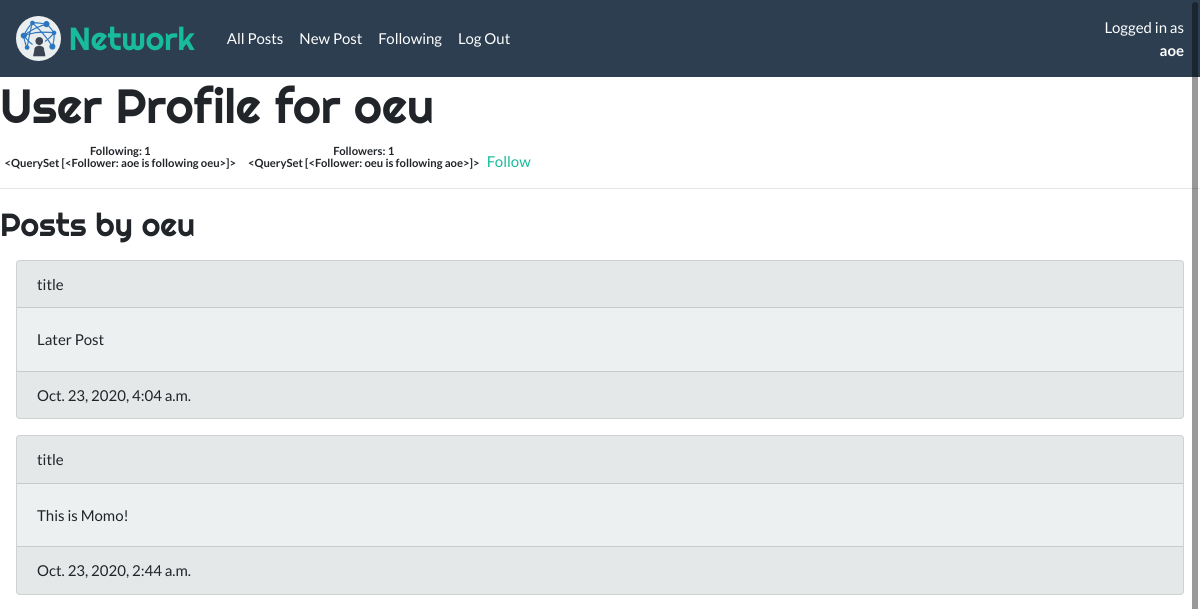
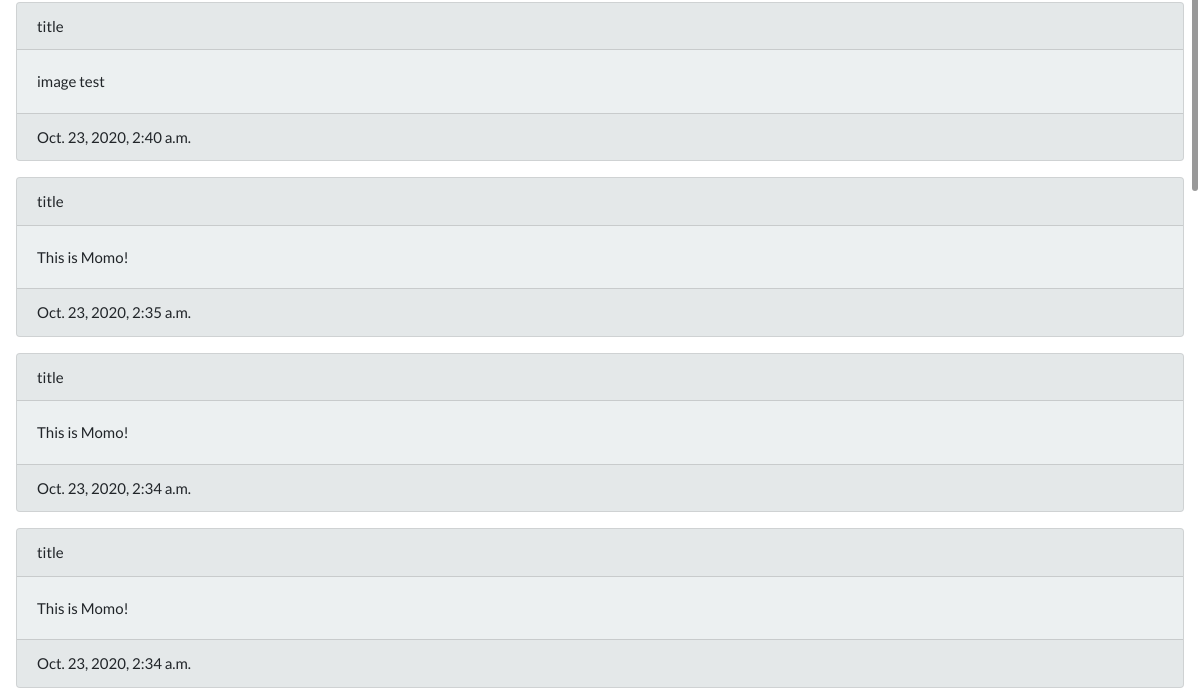
Page /user/1 (signed in) on the earlier database version (2 pictures, top to bottom).
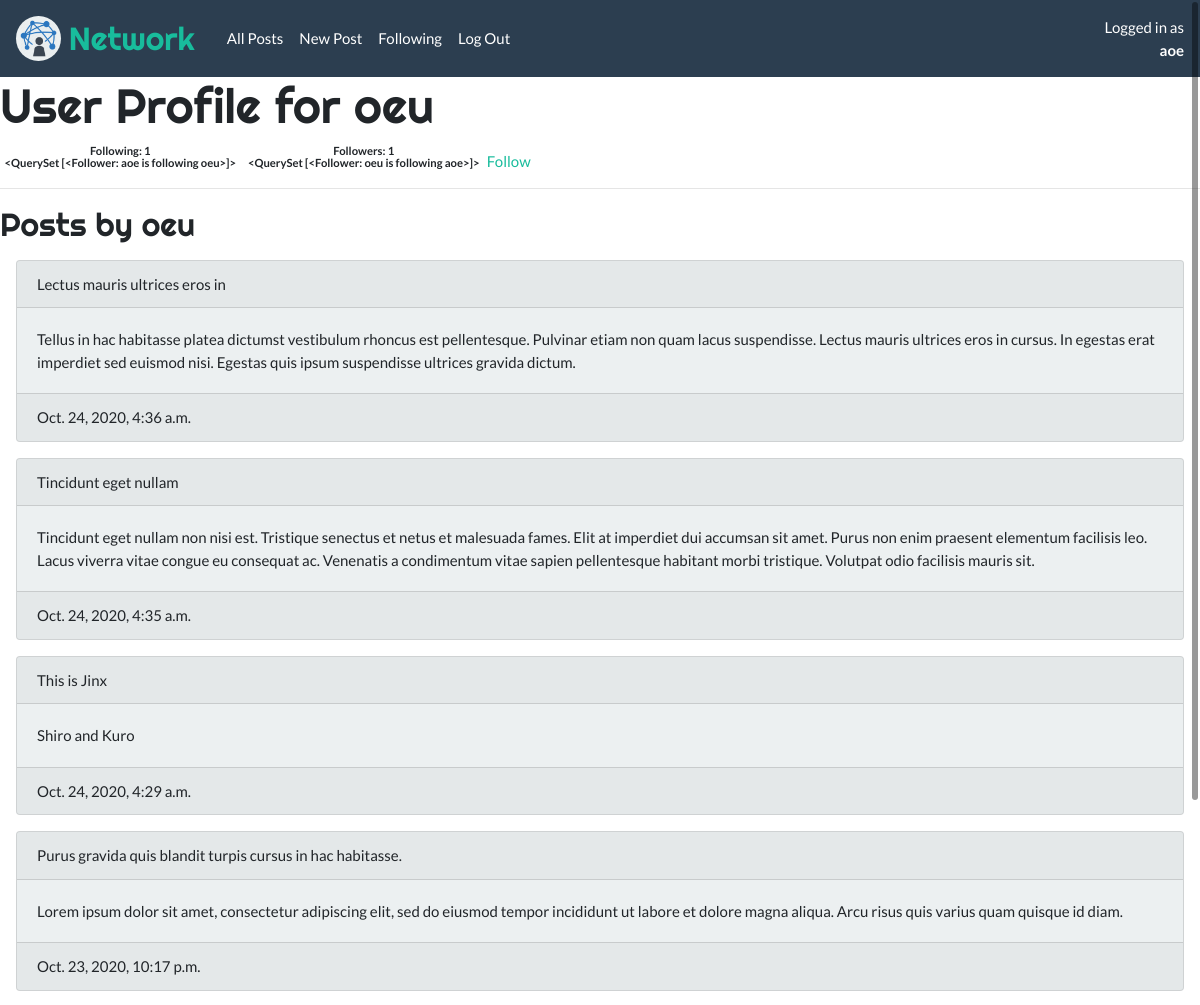
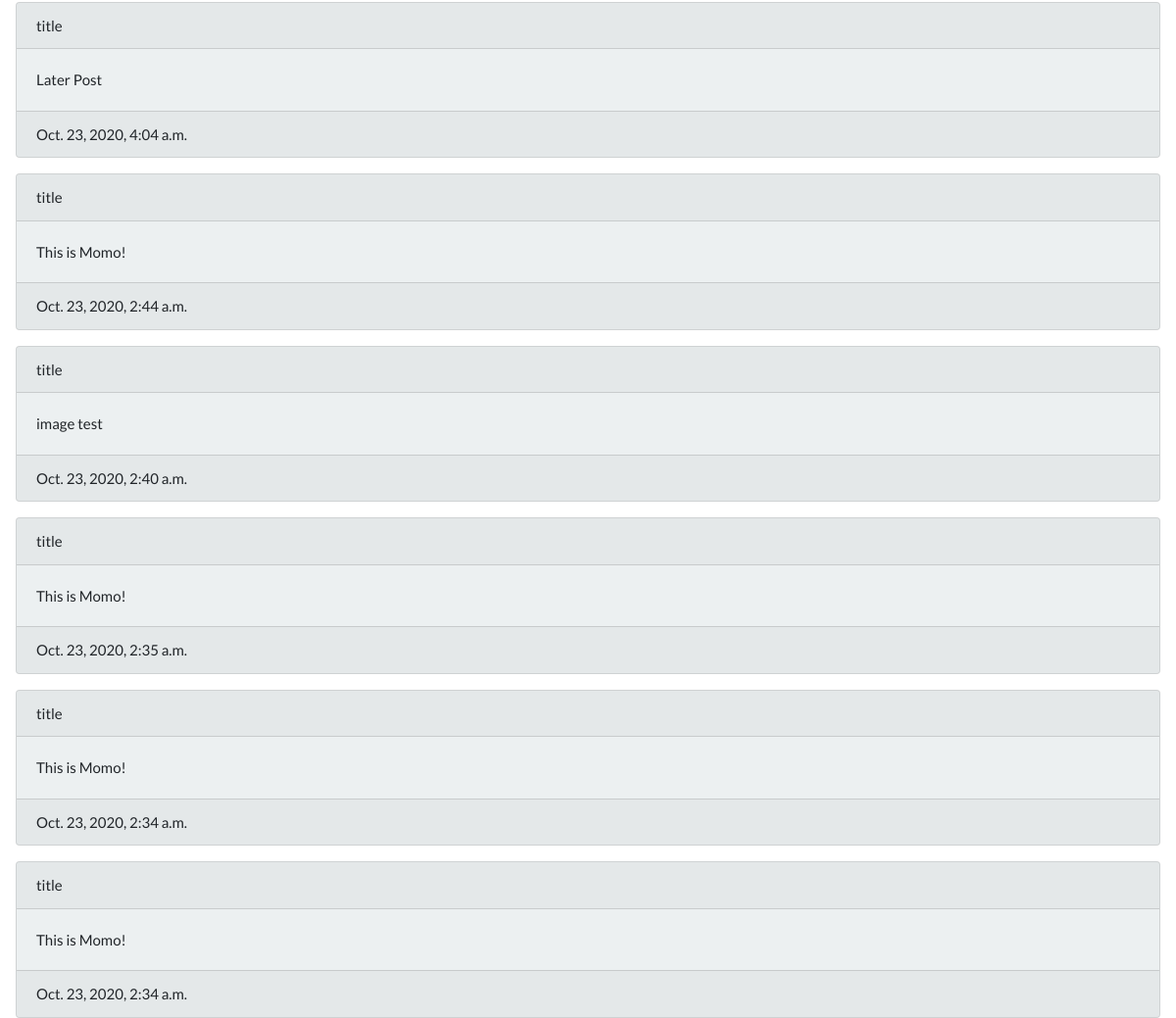
Same page on the later database version (2 pictures, top to bottom).
### network/models.py (models this page shows, shortened)
class Post(models.Model):
    owner = models.ForeignKey(
                        User,
                        related_name='posts_posted',
                        on_delete=models.CASCADE,
                    )
    title = models.CharField(
                        max_length=111,
                    )
    text = models.CharField(
                        max_length=555,
                    )
    image = models.ImageField(
                        upload_to='network/',
                        blank=True
                    )
    timestamp = models.DateTimeField(
                        auto_now=True
                    )

### network/views.py (the view)
# urls.py: path("user/<int:user_id>", views.user_profile, name="user_profile"),
@login_required
def user_profile(request, user_id):
    user = User.objects.get(pk=user_id)
    posts = Post.objects.filter(owner=user).order_by('-timestamp')
    followers = Follower.objects.filter(followed_by=user)
    following = Follower.objects.filter(following=user)
    context = {
        'profile_owner': user,
        'posts': posts,
        'followers': followers,
        'following': following,
    }
    return render(request, "network/user_profile.html", context)

### network/models.py (called while the page is built)
    def __str__(self):
        return f"{self.followed_by} is following {self.following}"

### network/templates/network/user_profile.html
{% extends "network/layout.html" %}
{% block body %}
<h1>User Profile for {{  profile_owner.username }}</h1>
<div class="badge">
    Following: {{ profile_owner.following.count }}
    <br>
    {{ following }}
</div>
<div class="badge">
    Followers: {{ profile_owner.followed_by.count }}
    <br>
    {{ followers }}
</div>
{% if profile_owner == request.user %}
    ME!
{% else %}
    {% if profile_owner in followers.followed_by %}
        <a href='{% url 'follow_toggle' profile_owner.id %}'>Unfollow</a>
    {% else %}
        <a href='{% url 'follow_toggle' profile_owner.id %}'>Follow</a>
    {%endif%}
{% endif %}
<hr>
<h3>Posts by {{ profile_owner }}</h3>
{% for post in posts %}
    <div class="card bg-light m-3">
        <div class="card-header">
            {{post.title}}
        </div>
        <div class="card-body">
            {{post.text}}
        </div>
        <div class="card-footer">
            {{post.timestamp}}
        </div>
    </div>
{% endfor %}
{% endblock %}

Differences in the rows shown:
added Post: title "Lectus mauris ultrices eros in", text "Tellus in hac habitasse platea dictumst vestibulum rhoncus est pellentesque. Pulvinar etiam non quam lacus suspendisse. Lectus mauris ultrices eros in cursus. In egestas erat imperdiet sed euismod nisi. Egestas quis ipsum suspendisse ultrices gravida dictum.", timestamp "Oct. 24, 2020, 4:36 a.m."
added Post: title "Tincidunt eget nullam", text "Tincidunt eget nullam non nisi est. Tristique senectus et netus et malesuada fames. Elit at imperdiet dui accumsan sit amet. Purus non enim praesent elementum facilisis leo. Lacus viverra vitae congue eu consequat ac. Venenatis a condimentum vitae sapien pellentesque habitant morbi tristique. Volutpat odio facilisis mauris sit.", timestamp "Oct. 24, 2020, 4:35 a.m."
added Post: title "This is Jinx", text "Shiro and Kuro", timestamp "Oct. 24, 2020, 4:29 a.m."
added Post: title "Purus gravida quis blandit turpis cursus in hac habitasse.", text "Lorem ipsum dolor sit amet, consectetur adipiscing elit, sed do eiusmod tempor incididunt ut labore et dolore magna aliqua. Arcu risus quis varius quam quisque id diam.", timestamp "Oct. 23, 2020, 10:17 p.m."
